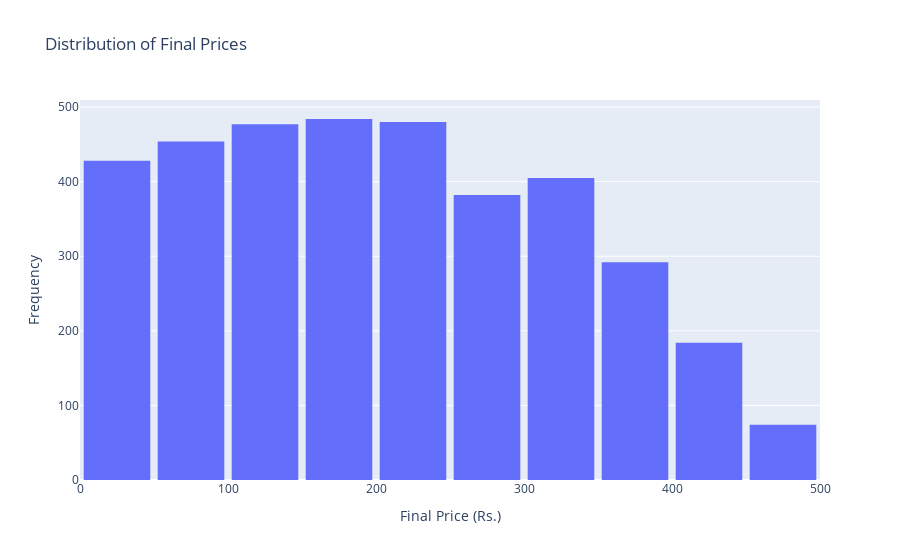

The notebook cell this image was saved under:
### Code cell
# Create a histogram to visualize the distribution of final prices
fig = px.histogram(df, x='Final_Price(Rs.)', nbins=20, title='Distribution of Final Prices')

# Update axis labels
fig.update_layout(
    xaxis_title='Final Price (Rs.)',
    yaxis_title='Frequency',
    bargap=0.1  # Set the gap between bars
)

# Show the plot
fig.show()

### Figure 1 — Plotly figure (JSON) as saved in the notebook; plotly's stock layout.template omitted (floating-point values rounded to 4 significant figures; data arrays with more than 128 entries replaced by an {"elided": "..."} marker saying what was removed)
{"data": [{"alignmentgroup": "True", "bingroup": "x", "hovertemplate": "Final_Price(Rs.)=%{x}<br>count=%{y}<extra></extra>", "legendgroup": "", "marker": {"color": "#636efa", "pattern": {"shape": ""}}, "name": "", "nbinsx": 20, "offsetgroup": "", "orientation": "v", "showlegend": false, "type": "histogram", "x": {"elided": "3660 float values"}, "xaxis": "x", "yaxis": "y"}], "layout": {"autosize": true, "bargap": 0.1, "barmode": "relative", "legend": {"tracegroupgap": 0}, "title": {"text": "Distribution of Final Prices"}, "xaxis": {"anchor": "y", "autorange": true, "domain": [0, 1], "range": [0, 500], "title": {"text": "Final Price (Rs.)"}, "type": "linear"}, "yaxis": {"anchor": "x", "autorange": true, "domain": [0, 1], "range": [0, 509.5], "title": {"text": "Frequency"}}}}
